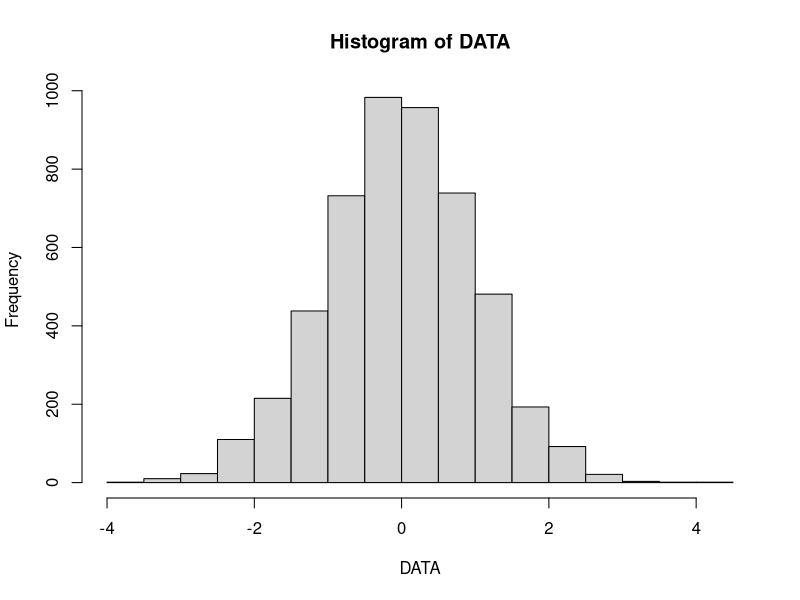
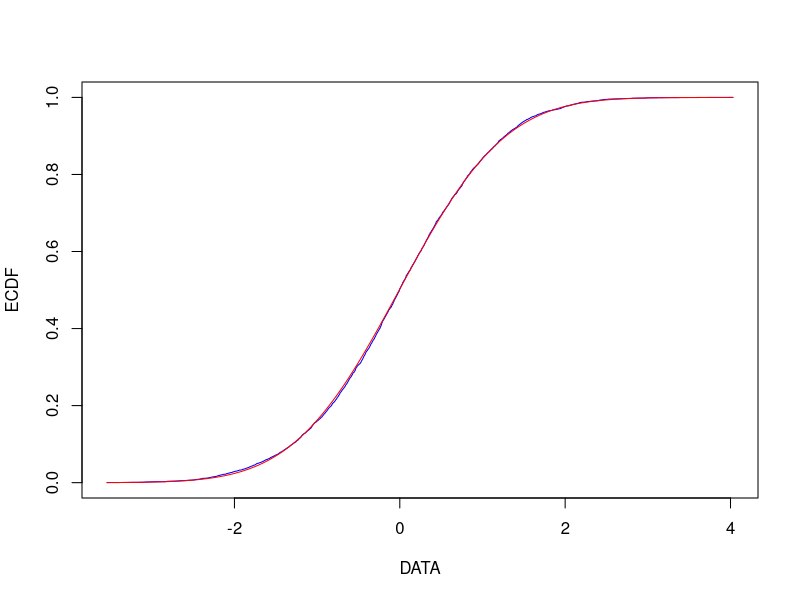
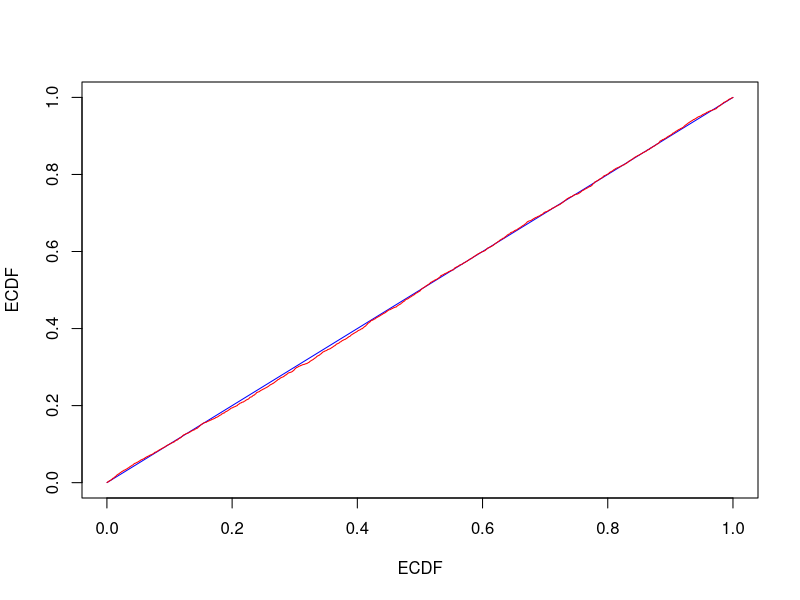
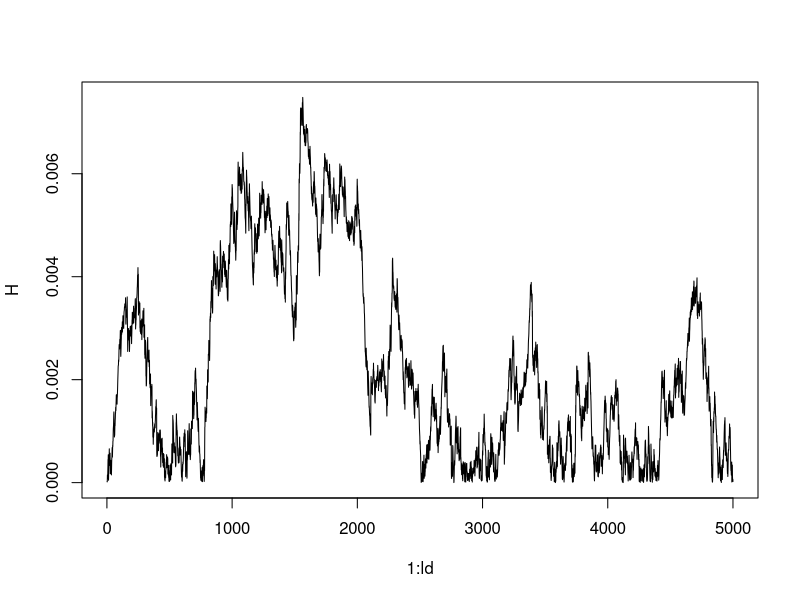

Here is the R script that generated these plots, in order:
TN_A =function(DATA=data, p=alpha, base_mean=mean(data), base_sd =sd(data), FUN=pnorm, T=0.0){

  # base_sd and base_mean are the parameters of the fitting curve
  # T = Threshold for left truncated loss data
  DATA <-tail(DATA,(1-T)*length(DATA)) # Left truncation if T>0
  ld=length(DATA)

  hist(DATA)

  ECDF=(1:ld)/ld                                                                                                 # Calculate empirical cumulative distribution function
  FCDF= FUN(DATA, mean=base_mean, sd=base_sd)                         # Import fitted values in loss space

  # Plot in Loss Space

  plot(DATA, ECDF, type="l", col="blue")
  points(DATA, FCDF, type = "l",col="red")

  # Plot in Probability Space

  plot(ECDF, ECDF, type = "l",col="blue")
  points(FCDF, ECDF, type = "l", col="red")

  # Calculate W[i] as distance of Y[i+1] and [Y_i] on the 45Â° line

  W= sqrt(2)*(ECDF[2:ld]-ECDF[1:ld-1]) #distance between adjacent points on 45Â°line is always the same

  # Calculate H as distance between transformed fitting distribution and 45Â° line

  H= abs(FCDF-ECDF)/sqrt(2)
  lH=length(H)

  plot(1:ld,H, type="l")

  # Calculate area between transoformed fitting distribtuion and 45Â° line by calcualting trapzezium area (a+c)/2 *h ) m*h = A

  A=abs((H[1:lH-1]+H[2:lH]/2)*W[1:lH-1])  # Trapezium Area

  # Calculate total discrepance between tranformed fitting distribution and 45Â° line
  A_total=sum(A)

  # TN-A-test for enclosed Area with H_0: A_total = 0
  ## calculate critical area A_c  for significance level p

  A_c = 2*sqrt(2)*p*(1-sqrt(2)*p-T) # cp. Mitic (2015), p. 97

  if (A_total<A_c){Message="Accept H_0"}
  else {Message="Reject H_0"}

  return(list(Decision=Message,AreaData=A_total,CriticalArea=A_c))

}



alpha = 0.05
data = rt(5000, 50)
data = data[order(data)]
TN_A(data, alpha, mean(data), sd(data), pnorm, T=0.0)

